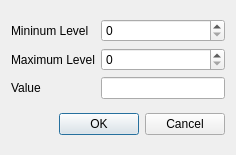
<?xml version="1.0" encoding="UTF-8"?>
<ui version="4.0">
 <class>rangedialog</class>
 <widget class="QDialog" name="rangedialog">
  <property name="geometry">
   <rect>
    <x>0</x>
    <y>0</y>
    <width>236</width>
    <height>155</height>
   </rect>
  </property>
  <property name="windowTitle">
   <string>Dialog</string>
  </property>
  <layout class="QVBoxLayout" name="verticalLayout">
   <item>
    <layout class="QGridLayout" name="gridLayout">
     <item row="0" column="0">
      <widget class="QLabel" name="label">
       <property name="text">
        <string>Mininum Level</string>
       </property>
      </widget>
     </item>
     <item row="0" column="1">
      <widget class="QSpinBox" name="spinBox_min"/>
     </item>
     <item row="1" column="0">
      <widget class="QLabel" name="label_2">
       <property name="text">
        <string>Maximum Level</string>
       </property>
      </widget>
     </item>
     <item row="1" column="1">
      <widget class="QSpinBox" name="spinBox_max"/>
     </item>
     <item row="2" column="0">
      <widget class="QLabel" name="label_3">
       <property name="text">
        <string>Value</string>
       </property>
      </widget>
     </item>
     <item row="2" column="1">
      <widget class="QLineEdit" name="lineEdit"/>
     </item>
    </layout>
   </item>
   <item>
    <widget class="QDialogButtonBox" name="buttonBox">
     <property name="orientation">
      <enum>Qt::Horizontal</enum>
     </property>
     <property name="standardButtons">
      <set>QDialogButtonBox::Cancel|QDialogButtonBox::Ok</set>
     </property>
    </widget>
   </item>
  </layout>
 </widget>
 <resources/>
 <connections>
  <connection>
   <sender>buttonBox</sender>
   <signal>accepted()</signal>
   <receiver>rangedialog</receiver>
   <slot>accept()</slot>
   <hints>
    <hint type="sourcelabel">
     <x>248</x>
     <y>254</y>
    </hint>
    <hint type="destinationlabel">
     <x>157</x>
     <y>274</y>
    </hint>
   </hints>
  </connection>
  <connection>
   <sender>buttonBox</sender>
   <signal>rejected()</signal>
   <receiver>rangedialog</receiver>
   <slot>reject()</slot>
   <hints>
    <hint type="sourcelabel">
     <x>316</x>
     <y>260</y>
    </hint>
    <hint type="destinationlabel">
     <x>286</x>
     <y>274</y>
    </hint>
   </hints>
  </connection>
 </connections>
</ui>
